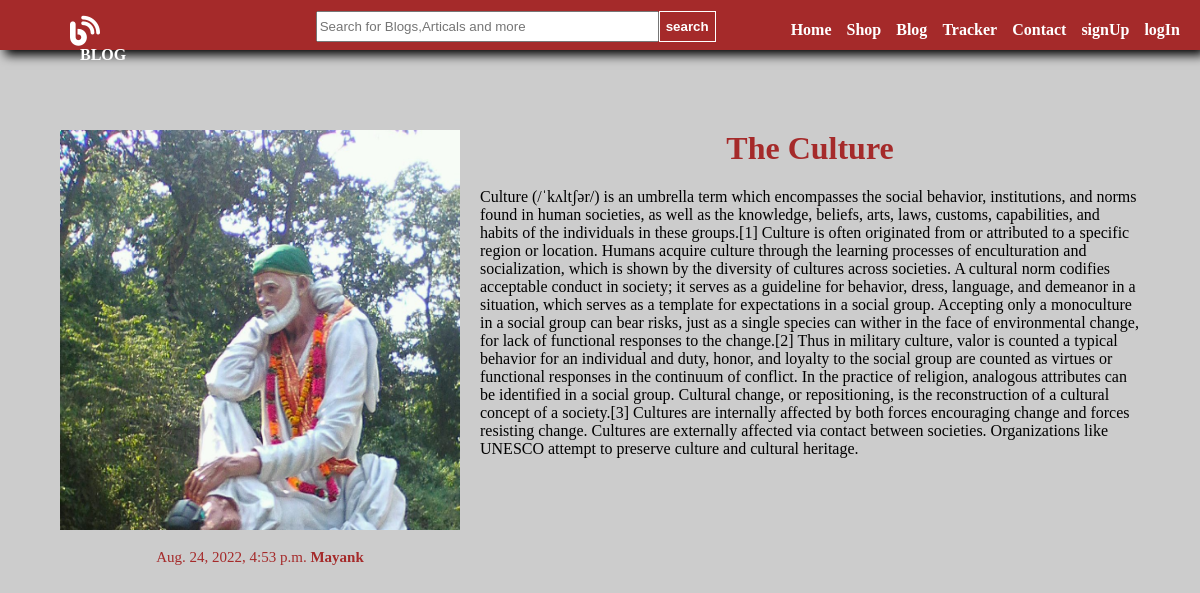
The app's page /blog/userContentDetails/9 with its own data.
### blog/models.py (models this page shows)
class PublishBlog(models.Model):
    publish_id= models.AutoField
    Author_Name = models.CharField(max_length=50)
    Blogger_Email = models.CharField(max_length=50)
    Blogger_Title = models.CharField(max_length=80)
    Blogger_Content = models.CharField(max_length=5000000)
    Blog_Image = models.ImageField(upload_to='shop/image',default='')
    Blog_Date = models.DateTimeField(auto_now=True)
    def __str__(self):
        return self.Blogger_Title

### blog/views.py (the view)
# urls.py: path("userContentDetails/<int:myid>",views.show_user_blog_details,name='viewblogs'),
def show_user_blog_details(request,myid):
    parti_blog = PublishBlog.objects.filter(id=myid)
    print("jsdfkjs;kljaslfjlsdk;lsjf", parti_blog)
    params ={"particular_blog":parti_blog}
    return render(request,'blog/userContentDetails.html',params)

### blog/templates/blog/userContentDetails.html (shortened to what this page needs)
{% extends 'blog/basic.html' %}
{% block body%}
{% load static %}
{% for blog_view in particular_blog %}
<div id="contentdetails_container">
    <p>
        <div id="contentdetails_pic">
            <img class=contentdetails_pic_image src="/media/{{blog_view.Blog_Image}}">
            <p style="font-size:15px;color:brown;">{{blog_view.Blog_Date}} <span id="contentdetails_author">{{blog_view.Author_Name}}</span></p>
        </div>
        <div id="contentdetails_text">
            <center><h1 style="color:brown;">{{blog_view.Blogger_Title}}</h1></center>
        </div>
        {{blog_view.Blogger_Content}}
    </p>
</div>
{% endfor %}
{% endblock %}

### records on screen
PublishBlog: Blog_Image (picture), Blog_Date "Aug. 24, 2022, 4:53 p.m.", Author_Name "Mayank", Blogger_Title "The Culture", Blogger_Content "Culture (/ˈkʌltʃər/) is an umbrella term which encompasses the social behavior, institutions, and norms found in human societies, as well as the knowledge, beliefs, arts, laws, customs, capabilities, and habits of the individuals in these groups.[1] Culture is often originated from or attributed to a specific region or location. Humans acquire culture through the learning processes of enculturation and socialization, which is shown by the diversity of cultures across societies. A cultural norm codifies acceptable conduct in society; it serves as a guideline for behavior, dress, language, and demeanor in a situation, which serves as a template for expectations in a social group. Accepting…"
